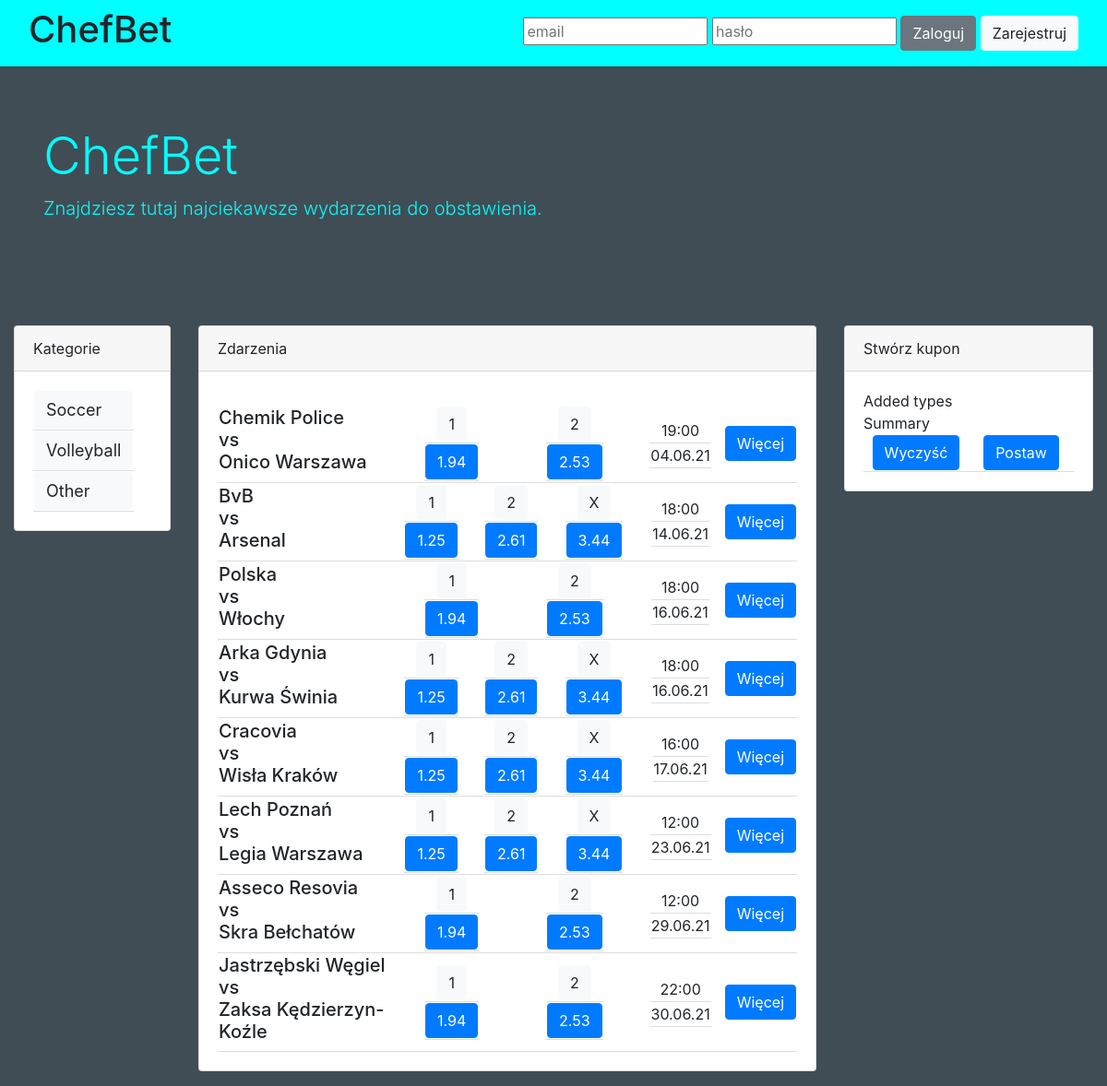
The page / on the database its author committed.
### main/models.py (models this page shows, shortened)
class Category(models.Model):
    name = models.CharField(max_length=20, help_text='Enter an event category (e.g. Soccer)')

class Event(models.Model):
    category = models.ForeignKey(Category, on_delete=models.CASCADE)
    id = models.AutoField(primary_key=True)
    host = models.CharField(max_length=30, help_text='Enter an event host (e.g. Borussia Dortmund')
    guest = models.CharField(max_length=30, help_text='Enter an event guest (e.g. Bayern Monachium')
    types = models.JSONField(default=dict)
    datetime = models.DateTimeField(default=datetime.now)

### main/views.py (the view)
# urls.py: path('', views.index, name='index'),
def index(request):
    category_set = Category.objects.all()
    event_set = Event.objects.order_by('datetime')
    template = loader.get_template('main/index.html')
    context = {
        'category_set': category_set,
        'event_set': event_set,
    }
    return HttpResponse(template.render(context, request))

### main/templates/main/index.html (shortened to what this page needs)
{% load static %}
<!DOCTYPE html>
<head>
    <link rel="stylesheet" href="https://stackpath.bootstrapcdn.com/bootstrap/4.4.1/css/bootstrap.min.css"
/>
    <link rel="stylesheet" type="text/css" href=" {% static 'main/style2.css' %}">
</head>
<body style="background-color: #414d55">
<nav class="navbar navbar-default" role="navigation">
    <div class="container-fluid">
        <div class="navbar-header">
            <h1>ChefBet</h1>
        </div>
        <ul class="nav navbar-nav navbar-right">
            <form>
                <input type="email" name="login_email" placeholder="email" style="width: 200px"/>
                <input type="password" name="login_password" placeholder="hasło" style="width: 200px"/>
                <button type="submit" class="btn btn-secondary">Zaloguj</button>
                <button type="button" class="btn btn-light">Zarejestruj</button>
            </form>
        </ul>
    </div>
</nav>
<div class="jumbotron">
    <div class="container">
        <h1 class="display-4">ChefBet</h1>
        <p class="lead">Znajdziesz tutaj najciekawsze wydarzenia do obstawienia.</p>
    </div>
</div>
<div class="container-fluid">
    <div class="row">
        <div class="col-lg-2" id="categories-container" style="height: max-content;">
            <div class="card mb-3">
                <div class="card-header">
                    Kategorie
                </div>
                <div class="card-body">
                    <table>
                        {% for category in category_set %}
                            <tr>
                                <td><a href="#">
                                    <button class="btn btn-light btn-category">{{ category.name }}</button>
                                </a></td>
                            </tr>
                        {% endfor %}
                    </table>
                </div>
            </div>
        </div>
        <div class="col-lg-7" id="main-content-container">
            {% with allowed_pages='main more my_coupons' %}
            {% if page != None and page in allowed_pages.split %}
                {% include "./"|add:page|add:".html" %}
            {% else %}
                {% include "./main.html" %}
            {% endif %}
            {% endwith %}
        </div>
        <div class="col-lg-3" id="coupon-container">
            <div class="card mb-3">
                <div class="card-header">
                    Stwórz kupon
                </div>
                <div class="card-body">
                    <div id="new-coupon-types">
                        Added types
                    </div>
                    <div id="new-coupon-summary">
                        Summary
                    </div>
                    <div id="new-coupon-buttons">
                        <table width="100%">
                            <tbody>
                                <tr>
                                    <td width="50%" class="td-center"><button class="btn btn-primary">Wyczyść</button></td>
                                    <td width="50%" class="td-center"><button class="btn btn-primary">Postaw</button></td>
                                </tr>
                            </tbody>
                        </table>
                    </div>
                </div>
            </div>
        </div>
    </div>
</div>
</body>

### main/templates/main/main.html
<div class="card mb-3">
    <div class="card-header">
        Zdarzenia
    </div>
    <div class="card-body">
        <table class="table events-table" style="width: 100%">
        <tbody class="table-striped">
            {% for event in event_set %}
            <tr class="event-tr">
            <table style="width: 100%">
                <td width="30%">
                    <h5>{{ event.host }}
                    <br>vs<br>
                    {{ event.guest }}</h5>
                </td>
                {% for type, odds in event.types.Wynik.items %}
                <td width="*">
                    <table style="margin-left: auto; margin-right: auto">
                        <tr><td class="td-center"><button class="btn btn-light no-click">{{ type }}</button></td></tr>
                        <tr><td class="td-center"><button class="btn btn-primary">{{ odds }}</button></td></tr>
                    </table>
                </td>
                {% endfor %}
                    <td width="15%">
                        <table style="margin-left: auto; margin-right: auto">
                            <tr><td class="td-center">{{ event.datetime|date:"H:i" }}</td></tr>
                            <tr><td class="td-center">{{ event.datetime|date:"d.m.y" }}</td></tr>
                        </table>
                    </td>
            <td width="1">
                <a href="/more/{{ event.id }}"><button class="btn btn-primary">Więcej</button></a>
            </td>
            </table>
            </tr>
            {% endfor %}
        </tbody>
        </table>
    </div>
</div>

### main/static/main/style2.css (style rules this page uses)
.jumbotron { background-color: #414d55; color: aqua; }
.navbar { background-color: aqua; }
.btn-category { width: 100%; text-align: left; font-size: 18px; }
.td-center { text-align: center; }
tr { border-bottom: 1px solid #ddd; }
.event-tr { padding: 20px; }
.no-click { pointer-events: none; }

### rows shown on the page
Category: name "Soccer"
Category: name "Volleyball"
Category: name "Other"
Event: host "Chemik Police", guest "Onico Warszawa", Wynik "1" "2", Wynik "1.94" "2.53", datetime "19:00", datetime "04.06.21"
Event: host "BvB", guest "Arsenal", Wynik "1" "2" "X", Wynik "1.25" "2.61" "3.44", datetime "18:00", datetime "14.06.21"
Event: host "Polska", guest "Włochy", Wynik "1" "2", Wynik "1.94" "2.53", datetime "18:00", datetime "16.06.21"
Event: host "Arka Gdynia", guest "Kurwa Świnia", Wynik "1" "2" "X", Wynik "1.25" "2.61" "3.44", datetime "18:00", datetime "16.06.21"
Event: host "Cracovia", guest "Wisła Kraków", Wynik "1" "2" "X", Wynik "1.25" "2.61" "3.44", datetime "16:00", datetime "17.06.21"
Event: host "Lech Poznań", guest "Legia Warszawa", Wynik "1" "2" "X", Wynik "1.25" "2.61" "3.44", datetime "12:00", datetime "23.06.21"
Event: host "Asseco Resovia", guest "Skra Bełchatów", Wynik "1" "2", Wynik "1.94" "2.53", datetime "12:00", datetime "29.06.21"
Event: host "Jastrzębski Węgiel", guest "Zaksa Kędzierzyn-Koźle", Wynik "1" "2", Wynik "1.94" "2.53", datetime "22:00", datetime "30.06.21"
